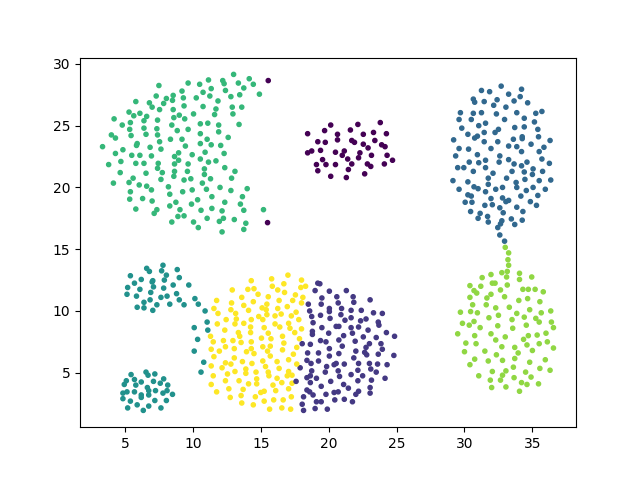
#> input picture Project7/test.png, 640 x 480 px
$ python -i lab7.py   (imports and definitions only)
#> lines starting #> are read from the running program, lines starting #| are printed output that depends on the picture
import numpy as np
import matplotlib.pyplot as plt

def distance(data, centers):
    '''
    Calculate the distances from points to cluster centers.
      parameter:
        data: nparray of shape (n, 2)
        centers: nparray of shape (m, 2)
      return:
        distance: nparray of shape (n, m)
    '''
    #get the m,and n from data and centers
    n, _ = data.shape
    m, _ = centers.shape
    #initialize a nparray
    dist = np.zeros((n,m))
    for j in range(m):
      #each row is difference between a data point at the j-th center.
      b = data - centers[j]
      #calculates the square root of the sum of squares of components of these vectors along row-wise
      #calculate the Euclidean distance of each data point from the j-th center
      dist[:, j] = np.linalg.norm(b, axis=1)
    return dist

def kmeans(data, n_centers):
    """
    Divide data into n_centers clusters, return the cluster centers and assignments.
    Assignments are the indices of the closest cluster center for the corresponding data point.
      parameter:
        data: nparray of shape (n, 2)
        n_centers: int
      return:
        centers: nparray of shape (n_centers, 2)
        assignments: nparray of shape (n,)
    """

    n, _ = data.shape
    assignments = np.zeros(n, dtype=int)

    #randomly selecting data points
    random_indices = np.random.choice(n, n_centers, replace=False)
    centers = data[random_indices]
    check = False
    while not check:
        #Use the distance function to Calculate distance from each data point to each center
        dist = distance(data, centers)

        #Assign data points to the nearest center
        nearest = np.argmin(dist, axis=1)

        # if they are optimal, stop
        if np.array_equal(nearest, assignments):
            check = True
        assignments = nearest

        # Calculate new centers as the mean of points assigned to each center
        new_centers = np.zeros_like(centers)
        for k in range(n_centers):
            if np.any(assignments == k):
                #reference:https://analyticsarora.com/k-means-for-beginners-how-to-build-from-scratch-in-python/
                new_centers[k] = np.mean(data[assignments == k], axis=0)
            else:
                #randomly seelct the data as center, if no points are assigned to it
                random_data = np.random.choice(n, 1)
                new_centers[k] = data[random_data]

        # If centers haven't changed , stop
        if np.allclose(new_centers, centers):
            check = True
        else:
          centers = new_centers

    return centers, assignments


# [67 lines left out: functions distortion, spectral_clustering, not called in this run]


def question2(data):
    #distortions
    distortions = []
    #print(data.shape)

    temp = []

    for i in range(1,11):
        index = 10 * i
        centers, assignments = kmeans(data, index)
        dist = distortion(data, centers, assignments)
        distortions.append(dist)
        temp.append(index)

    for i in range(1,8):
        index = 100 * i
        centers, assignments = kmeans(data, index)
        dist = distortion(data, centers, assignments)
        distortions.append(dist)
        temp.append(index)
    centers, assignments = kmeans(data, 788)
    dist = distortion(data, centers, assignments)
    distortions.append(dist)
    print(distortions)
    temp.append(788)

    #plot question2
    plt.plot(temp, distortions, marker='o')
    plt.xlabel('Number of Clusters')
    plt.ylabel('Distortion')
    plt.title('Distortion vs. Number of Clusters')
    plt.savefig('Distortion.png')
    plt.show()
    #print(temp)
# [33 lines not run here, left out]


>>> import cv2
>>> picture = cv2.imread('test.png', cv2.IMREAD_GRAYSCALE)
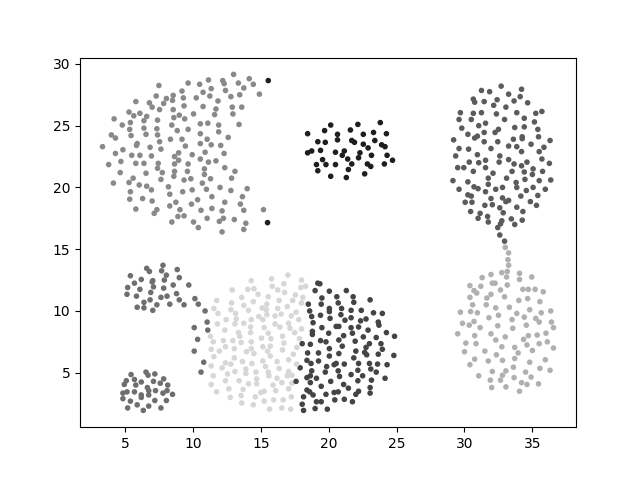
#> picture: shape (480, 640); min 0, max 255, mean 245.1
#> (the run stopped early here; a loop or call above may not have finished)
